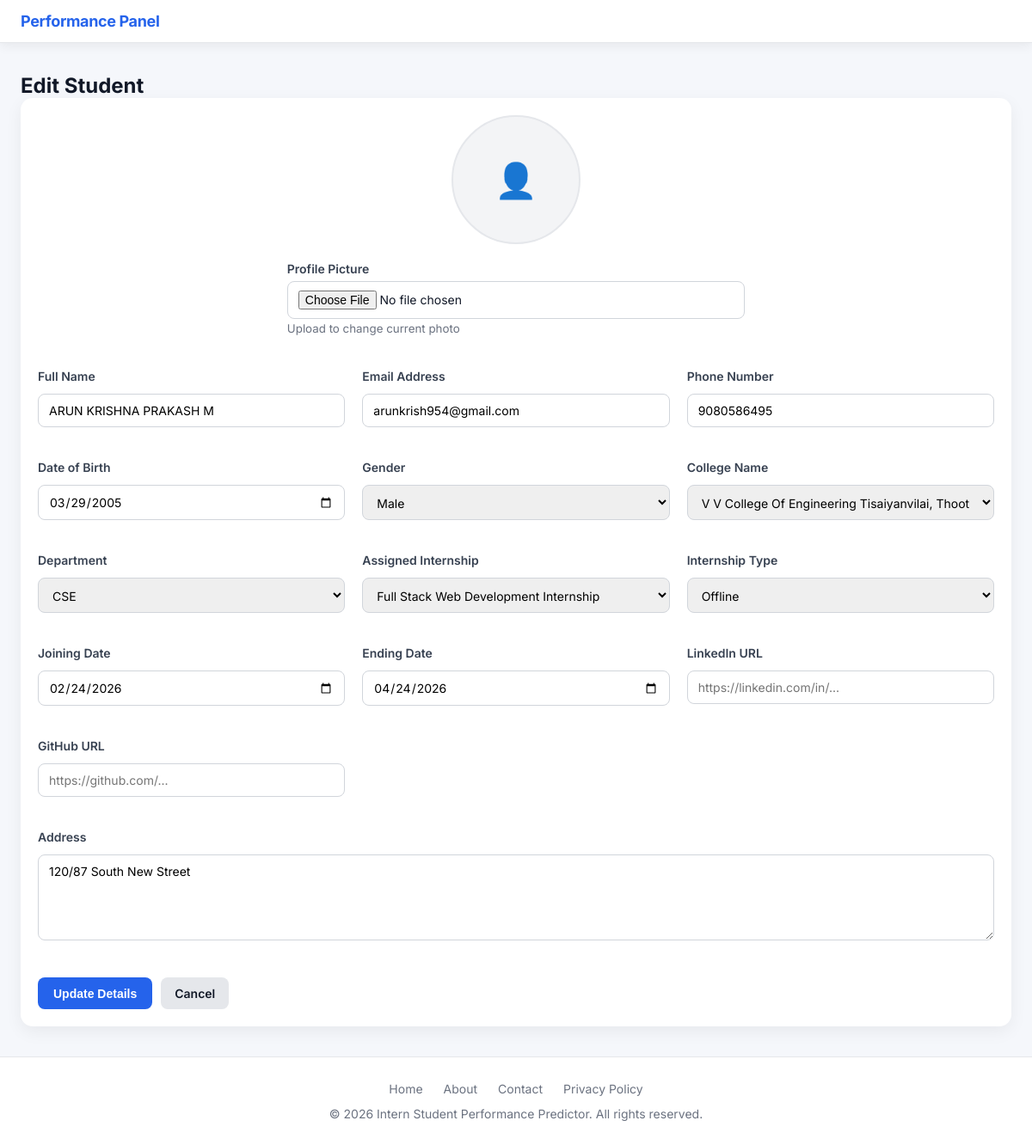
Screenshot of /admin/edit-student/INT20260224145438 (signed in) with the database file from the repository.
### tables this page shows
CREATE TABLE students (
        id INTEGER PRIMARY KEY AUTOINCREMENT,
        unique_student_id TEXT UNIQUE NOT NULL,
        name TEXT NOT NULL,
        email TEXT UNIQUE NOT NULL,
        course_id INTEGER,
        user_id INTEGER UNIQUE,

        -- NEW FIELDS
        internship_type TEXT,
        joining_date TEXT,
        ending_date TEXT,
        college_name TEXT,
        department TEXT, phone_number TEXT, profile_pic TEXT, gender TEXT, dob TEXT, address TEXT, linkedin_url TEXT, github_url TEXT,

        FOREIGN KEY (course_id) REFERENCES courses(id),
        FOREIGN KEY (user_id) REFERENCES users(id)
    );

### admin_routes.py (the view, shortened to what this page needs)
@admin_bp.route("/edit-student/<string:student_id>", methods=["GET", "POST"], endpoint="edit_student")
def edit_student(student_id):
    if not is_admin_logged_in():
        return redirect(url_for("auth.login"))
    con = sqlite3.connect(DATABASE)
    cur = con.cursor()
    student = cur.execute(
        """
        SELECT s.unique_student_id, s.name, s.email, s.college_name, s.department,
               s.phone_number, s.gender, s.dob, s.address, s.linkedin_url, s.github_url, s.profile_pic,
               c.name as course_name, s.internship_type, s.joining_date, s.ending_date
        FROM students s
        LEFT JOIN courses c ON s.course_id = c.id
        WHERE s.unique_student_id = ?
        """,
        (student_id,),
    ).fetchone()
    cur.execute("SELECT name FROM courses ORDER BY name")
    courses = [row[0] for row in cur.fetchall()]
    con.close()
    return render_template("edit_student.html", student=student, courses=courses)

### admin_routes.py (called while the page is built, shortened)
@admin_bp.app_context_processor
def inject_pending_counts():
    if not session.get("logged_in") or session.get("role") != "admin":
        return dict(pending_counts={})

### database.py (called while the page is built)
def is_admin_logged_in() -> bool:
    return session.get("role") == "admin"

### templates/edit_student.html (shortened to what this page needs)
<!DOCTYPE html>
<html lang="en">
<head>
    <link rel="stylesheet" href="{{ url_for('static', filename='css/style.css') }}">
</head>
<body data-role="{{ session.get('role', 'intern') }}">
    <header class="header">
        <div class="container">
            <div class="flex">
                <span class="header-brand">Performance Panel</span>
            </div>
        </div>
    </header>
    <main class="main-content">
        <div class="container">
            <h2>Edit Student</h2>
            <form method="POST" class="card replace-history" enctype="multipart/form-data">
                <div style="display: grid; grid-template-columns: repeat(auto-fit, minmax(300px, 1fr)); gap: 20px;">
                    <div class="form-group" style="grid-column: 1 / -1; display: flex; align-items: center; gap: 20px;">
                        <div
                            style="width: 150px; height: 150px; border-radius: 50%; overflow: hidden; background-color: #f3f4f6; border: 2px solid #e5e7eb; display: flex; align-items: center; justify-content: center;">
                            {% if student[11] %}
                            <img src="{{ url_for('static', filename='uploads/' + student[11]) }}" alt="Profile"
                                style="width: 100%; height: 100%; object-fit: cover;">
                            {% else %}
                            <span style="font-size: 40px;">👤</span>
                            {% endif %}
                        </div>
                        <div style="flex-grow: 1;">
                            <label class="form-label">Profile Picture</label>
                            <input type="file" name="profile_pic" accept="image/*" class="form-input">
                            <small style="color: #6b7280;">Upload to change current photo</small>
                        </div>
                    </div>
                    <div class="form-group">
                        <label class="form-label">Full Name</label>
                        <input type="text" name="name" value="{{ student[1] }}" required class="form-input">
                    </div>
                    <div class="form-group">
                        <label class="form-label">Email Address</label>
                        <input type="email" name="email" value="{{ student[2] }}" required class="form-input">
                    </div>
                    <div class="form-group">
                        <label class="form-label">Phone Number</label>
                        <input type="tel" name="phone_number" value="{{ student[5] if student[5] else '' }}"
                            class="form-input" placeholder="+91 9876543210">
                    </div>
                    <div class="form-group">
                        <label class="form-label">Date of Birth</label>
                        <input type="date" name="dob" value="{{ student[7] if student[7] else '' }}" class="form-input">
                    </div>
                    <div class="form-group">
                        <label class="form-label">Gender</label>
                        <select name="gender" class="form-input">
                            <option value="Male" {{ 'selected' if student[6]=='Male' }}>Male</option>
                        </select>
                    </div>
                    <div class="form-group">
                        <label class="form-label">College Name</label>
                        <select id="collegeSelect" name="college_name" placeholder="Select or type college name..."
                            required>
                            {% if student[3] %}
                            <option value="{{ student[3] }}" selected>{{ student[3] }}</option>
                            {% endif %}
                        </select>
                    </div>
                    <div class="form-group">
                        <label class="form-label">Department</label>
                        <select name="department" required class="form-input">
                            <option {{ 'selected' if student[4]=='CSE' }}>CSE</option>
                        </select>
                    </div>
                    <div class="form-group">
                        <label class="form-label">Assigned Internship</label>
                        <select name="course_name" class="form-input">
                            {% for course in courses %}
                            <option value="{{ course }}" {{ 'selected' if student[12]==course }}>{{ course }}</option>
                            {% endfor %}
                        </select>
                    </div>
                    <div class="form-group">
                        <label class="form-label">Internship Type</label>
                        <select name="internship_type" required class="form-input">
                            <option {{ 'selected' if student[13]=='Offline' }}>Offline</option>
                        </select>
                    </div>
                    <div class="form-group">
                        <label class="form-label">Joining Date</label>
                        <input type="date" name="joining_date" value="{{ student[14] if student[14] else '' }}" required
                            class="form-input">
                    </div>
                    <div class="form-group">
                        <label class="form-label">Ending Date</label>
                        <input type="date" name="ending_date" value="{{ student[15] if student[15] else '' }}" required
                            class="form-input">
                    </div>
                    <div class="form-group">
                        <label class="form-label">LinkedIn URL</label>
                        <input type="url" name="linkedin_url" value="{{ student[9] if student[9] else '' }}"
                            class="form-input" placeholder="https://linkedin.com/in/...">
                    </div>
                    <div class="form-group">
                        <label class="form-label">GitHub URL</label>
                        <input type="url" name="github_url" value="{{ student[10] if student[10] else '' }}"
                            class="form-input" placeholder="https://github.com/...">
                    </div>
                    <div class="form-group" style="grid-column: 1 / -1;">
                        <label class="form-label">Address</label>
                        <textarea name="address" rows="3" class="form-input"
                            placeholder="Enter full address">{{ student[8] if student[8] else '' }}</textarea>
                    </div>
                </div>
                <div style="margin-top: 25px; display: flex; gap: 10px;">
                    <button type="submit" class="btn btn-primary">Update Details</button>
                    <a href="{{ url_for('admin.student_list') }}" class="btn btn-secondary">Cancel</a>
                </div>
            </form>
        </div>
    </main>
    <footer class="footer">
        <div class="container">
            <div class="footer-links">
                <a
                    href="{% if session.role == 'admin' %}{{ url_for('admin.admin_dashboard') }}{% else %}{{ url_for('intern.intern_dashboard') }}{% endif %}">Home</a>
                <a href="#">About</a>
                <a href="#">Contact</a>
                <a href="#">Privacy Policy</a>
            </div>
            <p>&copy; 2026 Intern Student Performance Predictor. All rights reserved.</p>
        </div>
    </footer>
    <div class="fab-container">
    </div>
    <link href="https://cdn.jsdelivr.net/npm/tom-select@2.2.2/dist/css/tom-select.css" rel="stylesheet">
</body>
</html>

### static/css/style.css (style rules this page uses)
:root { --bg-main: #f5f7fb; --bg-secondary: #ffffff; --card-bg: #ffffff; --border-color: #e5e7eb; --text-primary: #111827; --text-secondary: #6b7280; --primary: #2563eb; --primary-light: #3b82f6; --success: #10b981; --warning: #f59e0b; --danger: #ef4444; --purple: #8b5cf6; --teal: #14b8a6; --pink: #ec4899; --gray: #9ca3af; --radius-sm: 8px; --radius-md: 14px; --radius-lg: 20px; --shadow-sm: 0 4px 12px rgba(0, 0, 0, 0.06); --shadow-md: 0 10px 30px rgba(0, 0, 0, 0.08); --font-main: 'Inter', system-ui, sans-serif; }
* { margin: 0; padding: 0; box-sizing: border-box; }
body { font-family: var(--font-main); background: var(--bg-main); color: var(--text-primary); min-height: 100vh; display: flex; flex-direction: column; }
.container { max-width: 1400px; margin: 0 auto; padding: 0 24px; }
.header { background: var(--card-bg); border-bottom: 1px solid var(--border-color); box-shadow: var(--shadow-sm); position: sticky; top: 0; z-index: 100; }
.header .container { padding-top: 14px; padding-bottom: 14px; }
.header .flex { display: flex; align-items: center; justify-content: space-between; flex-wrap: wrap; gap: 16px; }
.header-brand { font-size: 18px; font-weight: 700; color: var(--primary); letter-spacing: -0.02em; }
.btn { display: inline-flex; align-items: center; justify-content: center; padding: 10px 18px; border-radius: var(--radius-sm); font-size: 14px; font-weight: 600; text-decoration: none; border: none; cursor: pointer; transition: background 0.2s, transform 0.05s; }
.btn-primary { background: var(--primary); color: #fff; }
.btn-secondary { background: #e5e7eb; color: var(--text-primary); }
.footer { margin-top: auto; background: var(--card-bg); border-top: 1px solid var(--border-color); padding: 28px 0; text-align: center; color: var(--text-secondary); font-size: 14px; }
.footer-links { display: flex; justify-content: center; gap: 24px; margin-bottom: 12px; }
.footer-links a { color: var(--text-secondary); text-decoration: none; }
.fab-container { position: fixed; bottom: 24px; right: 24px; display: flex; flex-direction: column; gap: 10px; z-index: 50; }
.main-content { padding: 35px 0; }
.card { background: #fff; padding: 20px; border-radius: 14px; box-shadow: 0 6px 20px rgba(0, 0, 0, 0.06); }
.form-group { margin-bottom: 18px; }
.form-group label { display: block; margin-bottom: 6px; font-weight: 600; font-size: 14px; }
.form-group input, .form-group select, .form-group textarea { width: 100%; padding: 10px 12px; border-radius: 8px; border: 1px solid #d1d5db; font-size: 14px; font-family: inherit; }
.form-group textarea { min-height: 100px; resize: vertical; }
.btn-secondary { background: #e5e7eb; color: #111827; padding: 10px 16px; border-radius: 8px; text-decoration: none; font-weight: 600; }

### templates/edit_student.html (style rules this page uses)
.form-group { display: flex; flex-direction: column; gap: 6px; }
.form-label { font-weight: 600; font-size: 14px; color: #374151; }
.form-input { padding: 10px; border: 1px solid #d1d5db; border-radius: 8px; font-size: 14px; transition: border-color 0.2s; width: 100%; box-sizing: border-box; }

### rows the page displays
students: name "ARUN KRISHNA PRAKASH M", email "arunkrish954@gmail.com", phone_number "9080586495", dob "03/29/2005", college_name "V V College Of Engineering Tisaiyanvilai, Thoothukudi", joining_date "02/24/2026", ending_date "04/24/2026", address "120/87 South New Street"

### other values shown
form field course_name "Full Stack Web Development Internship"
